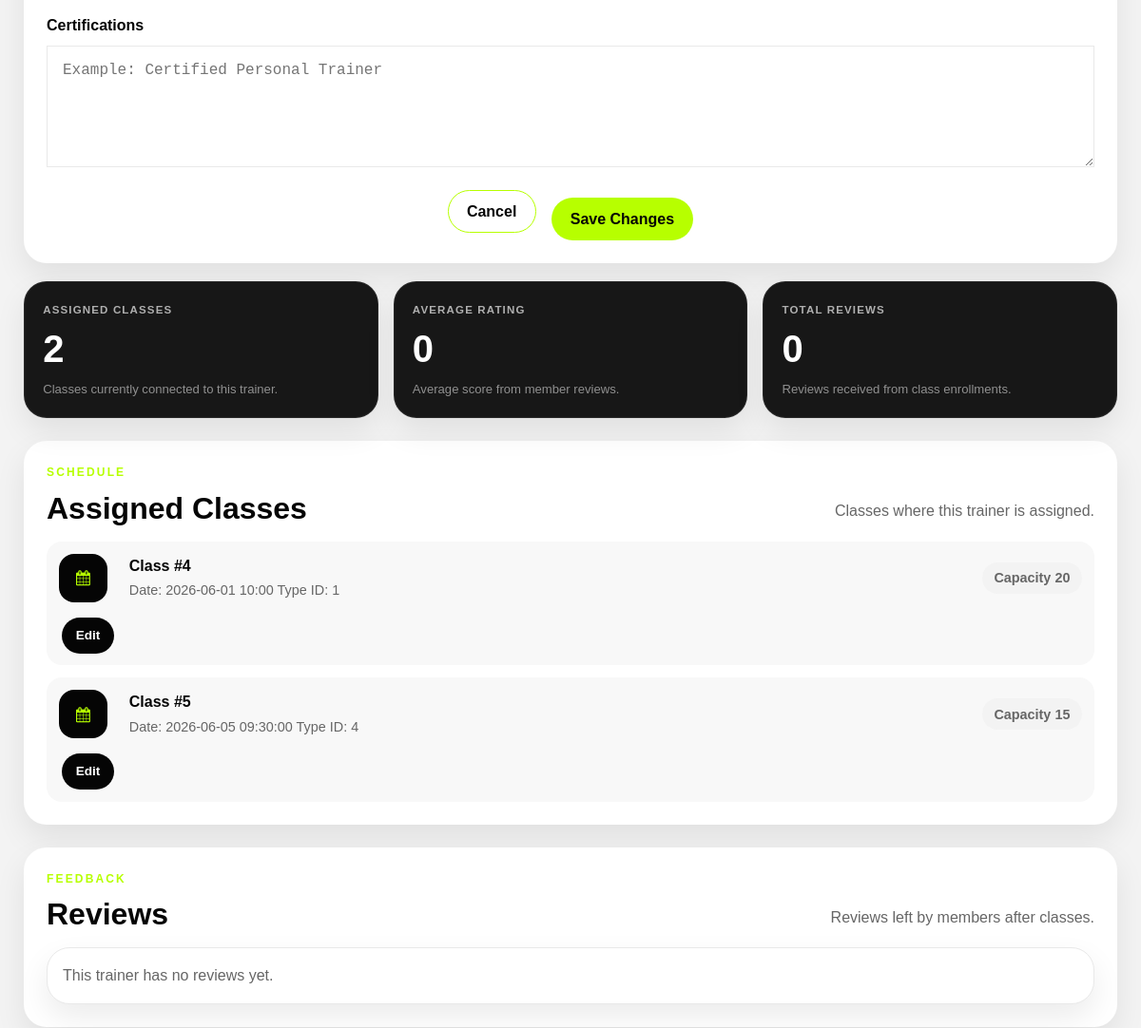
Page /pages/admin_edit_trainer.php?id=3 (signed in, middle part) on the earlier database version.
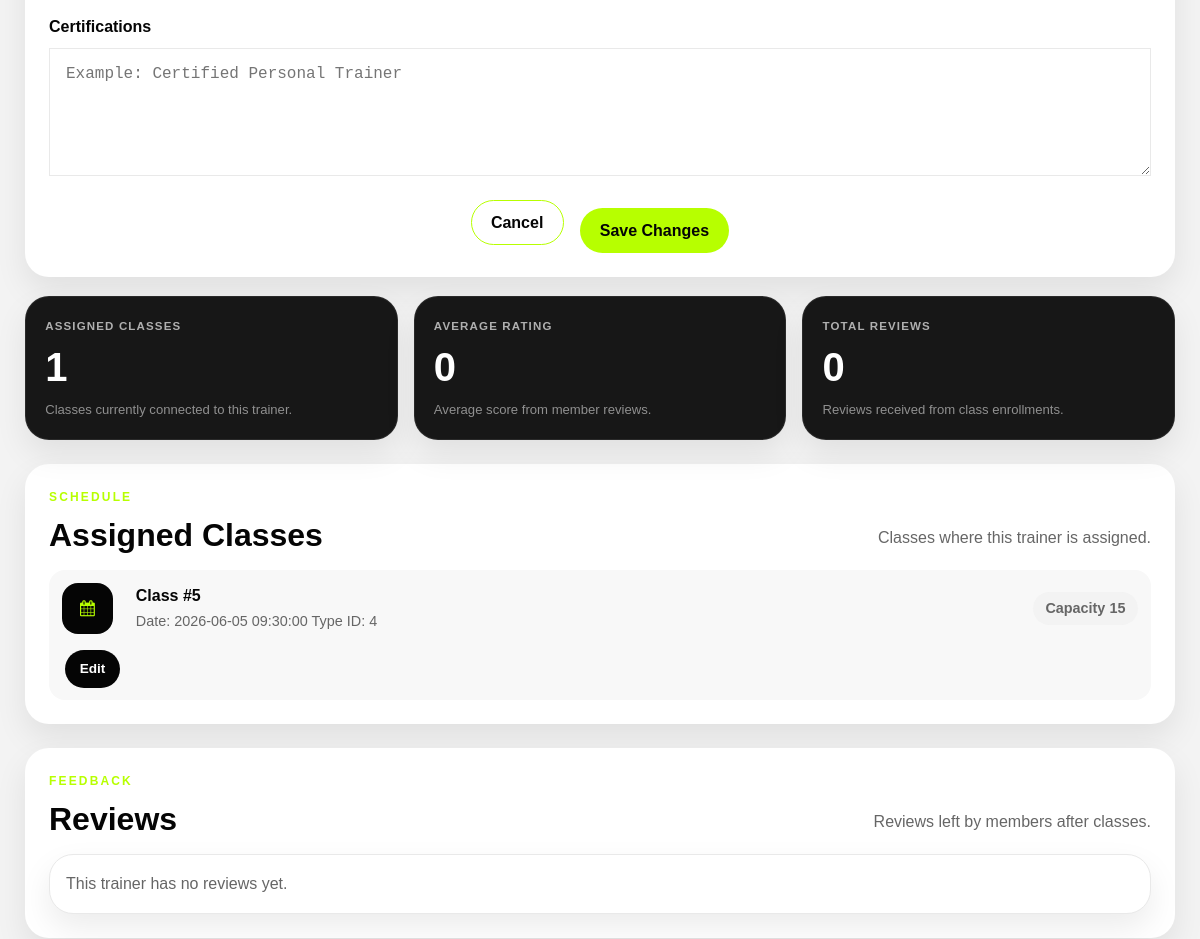
Same page on the later database version.
### tables this page shows
CREATE TABLE Classes(
   ClassId INTEGER PRIMARY KEY AUTOINCREMENT,
   TrainerId INTEGER NOT NULL,
   ClassTypeId INTEGER NOT NULL,
   ClassDateTime DATETIME NOT NULL,
   Capacity INTEGER NOT NULL,

   FOREIGN KEY (TrainerId) REFERENCES Trainers (TrainerId) ON DELETE NO ACTION ON UPDATE NO ACTION,
   FOREIGN KEY (ClassTypeId) REFERENCES ClassType (ClassTypeId) ON DELETE NO ACTION ON UPDATE NO ACTION
);

### pages/admin_edit_trainer.php (called while the page is built, shortened)
<?php
require_once(__DIR__ . '/../database/connection.db.php');
require_once(__DIR__ . '/../database/trainers.class.php');
require_once(__DIR__ . '/../template/common.tpl.php');
require_once(__DIR__ . '/../template/admin_edit_trainer.tpl.php');
$trainerId = filter_input(INPUT_GET, 'id', FILTER_VALIDATE_INT);
$db = getDatabaseConnection();
$trainer = Trainers::getTrainer($db, $trainerId);
$user = $trainer->getUser($db);
drawAdminEditTrainerPage($trainer, $user, $db);
?>

### database/trainers.class.php (called while the page is built, shortened)
<?php
require_once(__DIR__ . '/users.class.php');
require_once(__DIR__ . '/workoutclass.class.php');
class Trainers {
    private int $trainer_id;
    public function __construct(
        int $trainer_id,
        int $user_id,
        ?string $bio,
        ?string $specializations,
        ?string $certifications
    ) {
        $this->trainer_id = $trainer_id;
    }
    public static function getTrainer(PDO $db, int $id): ?Trainers {
        $stmt = $db->prepare('
            SELECT *
            FROM Trainers
            WHERE TrainerId = ?
        ');
        $stmt->execute([$id]);
        $row = $stmt->fetch();
        return new Trainers(
            (int)$row['TrainerId'],
            (int)$row['UserId'],
            $row['Bio'],
            $row['Specializations'],
            $row['Certifications']
        );
    }
    public function getAssignedClasses(PDO $db): array {
        $stmt = $db->prepare('
            SELECT *
            FROM Classes
            WHERE TrainerId = ?
            ORDER BY ClassDateTime
        ');
        $stmt->execute([$this->trainer_id]);
        $classes = [];
        while ($row = $stmt->fetch()) {
            $classes[] = new WorkoutClass(
                (int)$row['ClassId'],
                (int)$row['TrainerId'],
                (int)$row['ClassTypeId'],
                $row['ClassDateTime'],
                (int)$row['Capacity']
            );
        }
        return $classes;
    }
}

### database/workoutclass.class.php (called while the page is built, shortened)
<?php
require_once(__DIR__ . '/trainers.class.php');
class WorkoutClass {
    private int $id;
    private int $classTypeId;
    private string $classDateTime;
    private int $capacity;
    public function __construct(
        int $id,
        int $trainerId,
        int $classTypeId,
        string $classDateTime,
        int $capacity
    ) {
        $this->id = $id;
        $this->classTypeId = $classTypeId;
        $this->classDateTime = $classDateTime;
        $this->capacity = $capacity;
    }
    public function getId(): int {
        return $this->id;
    }
    public function getClassTypeId(): int {
        return $this->classTypeId;
    }
    public function getClassDateTime(): string {
        return $this->classDateTime;
    }
    public function getCapacity(): int {
        return $this->capacity;
    }
}
?>

### template/admin_edit_trainer.tpl.php (the view, shortened to what the changed rows need)
<?php
require_once(__DIR__ . '/../database/users.class.php');
require_once(__DIR__ . '/../database/trainers.class.php');
require_once(__DIR__ . '/../database/workoutclass.class.php');
function drawAdminEditTrainerPage(Trainers $trainer, Users $user, PDO $db): void {
    $assignedClasses = $trainer->getAssignedClasses($db);
    ?>
    <main class="admin-users-page">
        <section class="admin-stats">
            <article class="admin-stat-card">
                <span>Assigned Classes</span>
                <strong><?= htmlspecialchars((string) count($assignedClasses)) ?></strong>
                <p>Classes currently connected to this trainer.</p>
            </article>
        </section>
        <section class="card trainer_roster_card admin-edit-user-section">
            <header class="admin-section-header">
                <div>
                    <h2>Assigned Classes</h2>
                </div>
            </header>
            <?php drawAdminEditTrainerClasses($assignedClasses); ?>
        </section>
        <section class="card trainer_roster_card admin-edit-user-section">
            <header class="admin-section-header">
                <div>
                    <h2>Reviews</h2>
                </div>
            </header>
        </section>
    </main>
<?php } ?>
<?php
function drawAdminEditTrainerClasses(array $classes): void { ?>
    <?php if (empty($classes)) { ?>
        <p class="empty-search-message">
            This trainer has no assigned classes.
        </p>
    <?php } else { ?>
        <ul class="trainer_roster_members">
            <?php foreach ($classes as $class) { ?>
                <li>
                    <div class="admin-icon-box">
                        <i class="fa fa-calendar"></i>
                    </div>
                    <div>
                        <strong>
                            Class #<?= htmlspecialchars((string) $class->getId()) ?>
                        </strong>
                        <span>
                            Date: <?= htmlspecialchars($class->getClassDateTime()) ?>
                        </span>
                        <span>
                            Type ID: <?= htmlspecialchars((string) $class->getClassTypeId()) ?>
                        </span>
                    </div>
                    <span class="admin-user-role">
                        Capacity <?= htmlspecialchars((string) $class->getCapacity()) ?>
                    </span>
                    <div class="admin-user-actions">
                        <a href="../pages/admin_edit_class.php?id=<?= htmlspecialchars((string) $class->getId()) ?>">
                            Edit
                        </a>
                    </div>
                </li>
            <?php } ?>
        </ul>
    <?php } ?>
<?php } ?>

Differences in the rows shown:
removed classes: ClassId "4", ClassDateTime "2026-06-01 10:00", ClassTypeId "1", Capacity "20"
Other differences:
count($assignedClasses): "2" → "1"
